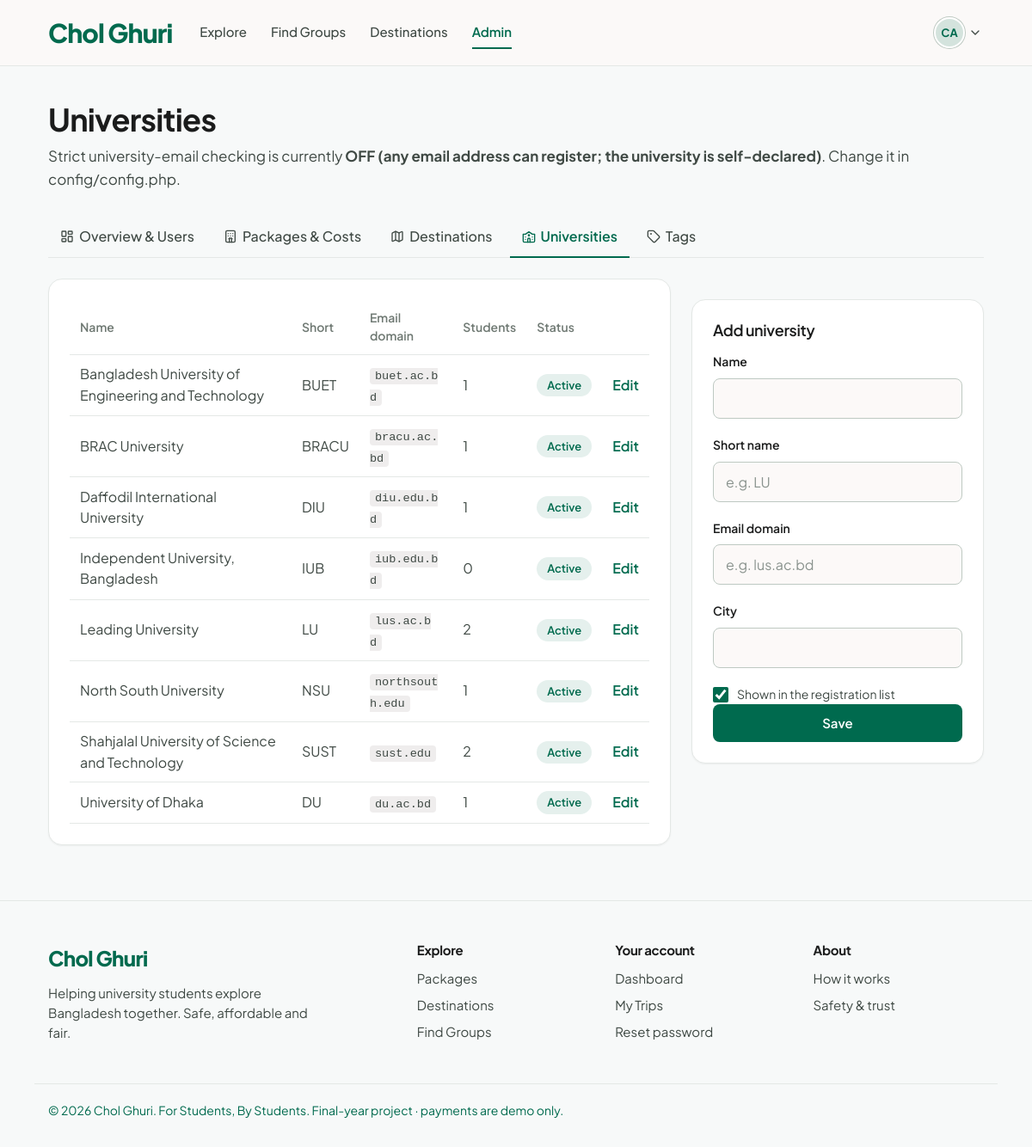
The page /admin/universities.php (signed in) on the database its author committed.
### tables this page shows
CREATE TABLE users (
    id                     INT AUTO_INCREMENT PRIMARY KEY,
    university_id          INT          NULL,              
    full_name              VARCHAR(100) NOT NULL,
    email                  VARCHAR(150) NOT NULL UNIQUE,
    password_hash          VARCHAR(255) NOT NULL,
    role                   ENUM('student','admin') NOT NULL DEFAULT 'student',
    email_verified_at      DATETIME NULL,                  
    verify_token_hash      CHAR(64) NULL,
    verify_token_expires   DATETIME NULL,
    verify_sent_at         DATETIME NULL,
    reset_token_hash       CHAR(64) NULL,
    reset_token_expires    DATETIME NULL,
    remember_token_hash    CHAR(64) NULL,
    remember_token_expires DATETIME NULL,
    is_blocked             TINYINT(1) NOT NULL DEFAULT 0,
    last_login_at          DATETIME NULL,
    created_at             TIMESTAMP NOT NULL DEFAULT CURRENT_TIMESTAMP,

    INDEX (verify_token_hash),
    INDEX (reset_token_hash),
    INDEX (remember_token_hash),
    FOREIGN KEY (university_id) REFERENCES universities(id) ON DELETE SET NULL
);

CREATE TABLE universities (
    id            INT AUTO_INCREMENT PRIMARY KEY,
    name          VARCHAR(150) NOT NULL,
    short_name    VARCHAR(20)  NOT NULL,
    email_domain  VARCHAR(100) NOT NULL UNIQUE,
    city          VARCHAR(60)  NULL,
    is_active     TINYINT(1)   NOT NULL DEFAULT 1
);

### config/database.php (called while the page is built, shortened)
<?php
function db(): PDO
{
    static $pdo = null;
    if ($pdo === null) {
        $dsn = 'mysql:host=' . DB_HOST . ';dbname=' . DB_NAME . ';charset=' . DB_CHARSET;
        $options = [
            PDO::ATTR_ERRMODE            => PDO::ERRMODE_EXCEPTION,
            PDO::ATTR_DEFAULT_FETCH_MODE => PDO::FETCH_ASSOC,
            PDO::ATTR_EMULATE_PREPARES   => false,
        ];
        $pdo = new PDO($dsn, DB_USER, DB_PASS, $options);
        $pdo->exec("SET time_zone = '+06:00'");
    }
    return $pdo;
}

### includes/users.php (called while the page is built, shortened)
<?php
function find_user_by_id(int $id): ?array
{
    $stmt = db()->prepare(
        'SELECT u.*, un.name AS university_name, un.short_name AS university_short, un.email_domain AS university_domain,
                p.gender, p.phone, p.city, p.bio, p.profile_photo, p.budget_min, p.budget_max,
                p.group_size_min, p.group_size_max, p.trip_type_pref, p.accommodation_pref, p.show_profile
         FROM users u
         LEFT JOIN universities un    ON un.id = u.university_id
         LEFT JOIN student_profiles p ON p.user_id = u.id
         WHERE u.id = ?'
    );
    $stmt->execute([$id]);
    return $stmt->fetch() ?: null;
}

### includes/auth.php (called while the page is built, shortened)
<?php
function current_user(): ?array
{
    static $user = false;
    if ($user === false) {
        $user = null;
        if (!empty($_SESSION['user_id'])) {
            $user = find_user_by_id((int) $_SESSION['user_id']);
        }
    }
    return $user;
}
function require_login(): array
{
    $user = current_user();
    return $user;
}
function require_admin(): array
{
    $user = require_login();
    return $user;
}

### admin/universities.php (the view, shortened to what this page needs)
<?php
require_once __DIR__ . '/../includes/admin.php';
require_admin();
$edit = null;
$list = db()->query('SELECT un.*, (SELECT COUNT(*) FROM users u WHERE u.university_id = un.id) AS students FROM universities un ORDER BY un.name')->fetchAll();
require_once __DIR__ . '/../includes/header.php';
$u = $edit ?? [];
?>
<div class="container">
    <div class="page-head"><h1>Universities</h1><p>Strict university-email checking is currently <strong><?= REQUIRE_UNIVERSITY_EMAIL ? 'ON' : 'OFF (any email address can register; the university is self-declared)' ?></strong>. Change it in config/config.php.</p></div>
    <?= admin_nav('universities.php') ?>
    <div class="layout-sidebar">
        <section class="card">
            <div class="table-wrap">
                <table class="table">
                    <thead><tr><th>Name</th><th>Short</th><th>Email domain</th><th>Students</th><th>Status</th><th></th></tr></thead>
                    <tbody>
                    <?php foreach ($list as $row): ?>
                        <tr>
                            <td><?= e($row['name']) ?></td><td><?= e($row['short_name']) ?></td><td><code><?= e($row['email_domain']) ?></code></td>
                            <td><?= (int) $row['students'] ?></td>
                            <td><?= $row['is_active'] ? '<span class="badge">Active</span>' : '<span class="badge badge-grey">Hidden</span>' ?></td>
                            <td><a href="<?= url('admin/universities.php?edit=' . $row['id']) ?>">Edit</a></td>
                        </tr>
                    <?php endforeach; ?>
                    </tbody>
                </table>
            </div>
        </section>
        <form class="card" method="post">
            <h2 class="card-title"><?= !empty($u['id']) ? 'Edit university' : 'Add university' ?></h2>
            <div class="form-group"><label for="name">Name</label><input class="input" id="name" name="name" value="<?= e($u['name'] ?? '') ?>" required></div>
            <div class="form-group"><label for="short_name">Short name</label><input class="input" id="short_name" name="short_name" value="<?= e($u['short_name'] ?? '') ?>" placeholder="e.g. LU" required></div>
            <div class="form-group"><label for="email_domain">Email domain</label><input class="input" id="email_domain" name="email_domain" value="<?= e($u['email_domain'] ?? '') ?>" placeholder="e.g. lus.ac.bd" required></div>
            <div class="form-group"><label for="city">City</label><input class="input" id="city" name="city" value="<?= e($u['city'] ?? '') ?>"></div>
            <label class="check form-group"><input type="checkbox" name="is_active" value="1" <?= ($u['is_active'] ?? 1) ? 'checked' : '' ?>> <span>Shown in the registration list</span></label>
            <button class="btn btn-primary btn-block" type="submit">Save</button>
        </form>
    </div>
</div>
<?php require_once __DIR__ . '/../includes/footer.php'; ?>

### includes/functions.php (shortened to what this page needs)
<?php
function e(?string $text): string
{
    return htmlspecialchars($text ?? '', ENT_QUOTES, 'UTF-8');
}
function url(string $path = ''): string
{
    return BASE_URL . '/' . ltrim($path, '/');
}
function icon(string $name, string $class = ''): string
{
    static $cache = [];
    if (!isset($cache[$name])) {
        $file = __DIR__ . '/../assets/icons/' . basename($name) . '.svg';
        $svg  = is_file($file) ? file_get_contents($file) : '';
        $svg  = trim(preg_replace('//s', '', $svg));
        $svg  = preg_replace_callback('/^<svg[^>]*>/', function ($m) {
            return preg_replace('/\s(width|height|class)="[^"]*"/', '', $m[0]);
        }, $svg);
        $cache[$name] = $svg;
    }
    $classes = trim('icon ' . $class);
    return str_replace('<svg', '<svg class="' . e($classes) . '" aria-hidden="true"', $cache[$name]);
}
function initials(string $name): string
{
    $parts = preg_split('/\s+/', trim($name));
    $first = mb_substr($parts[0] ?? '', 0, 1);
    $last  = count($parts) > 1 ? mb_substr(end($parts), 0, 1) : '';
    return mb_strtoupper($first . $last);
}
function avatar(?string $photo, string $name, string $size = 'md'): string
{
    return '<span class="avatar avatar-' . e($size) . ' avatar-initials" aria-label="' . e($name) . '">' . e(initials($name)) . '</span>';
}

### rows shown on the page
users: full_name "CA"
universities: name "Bangladesh University of Engineering and Technology", short_name "BUET", email_domain "buet.ac.bd", students "1", is_active "Active"
universities: name "BRAC University", short_name "BRACU", email_domain "bracu.ac.bd", students "1", is_active "Active"
universities: name "Daffodil International University", short_name "DIU", email_domain "diu.edu.bd", students "1", is_active "Active"
universities: name "Independent University, Bangladesh", short_name "IUB", email_domain "iub.edu.bd", students "0", is_active "Active"
universities: name "Leading University", short_name "LU", email_domain "lus.ac.bd", students "2", is_active "Active"
universities: name "North South University", short_name "NSU", email_domain "northsouth.edu", students "1", is_active "Active"
universities: name "Shahjalal University of Science and Technology", short_name "SUST", email_domain "sust.edu", students "2", is_active "Active"
universities: name "University of Dhaka", short_name "DU", email_domain "du.ac.bd", students "1", is_active "Active"

### other values the page prints
APP_NAME "Chol Ghuri"
$label "Explore"
$label "Find Groups"
$label "Destinations"
$label "Admin"
$label "Overview & Users"
$label "Packages & Costs"
$label "Universities"
$label "Tags"
